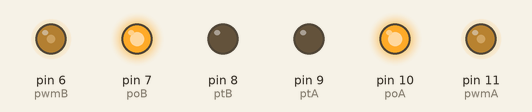
Simulated run of this sketch. Board: Arduino Uno, built with avr-gcc and run on an emulated ATmega328P. On the bench: output pins drawn as LEDs (lit = HIGH). What the sketch prints to the serial monitor is not drawn.

Above: at 0.05 s.
At 0.85 s:
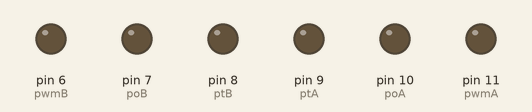
Timing chart, 0 to 3.0 s (numbered marks = the images above):
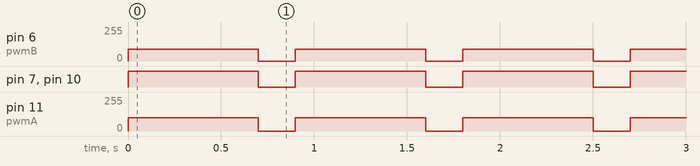

Measured:
- by itself, pin 6 (pwmB): alternates 90/255 for 0.70 s and 0/255 for 0.20 s
- by itself, pin 7 (poB), pin 10 (poA): alternates HIGH for 0.70 s and LOW for 0.20 s
- by itself, pin 11 (pwmA): alternates 100/255 for 0.70 s and 0/255 for 0.20 s

The sketch:

rotate_test.ino
```cpp
#define pwmA 11
#define poA 10
#define ptA 9
#define ptB 8
#define poB 7
#define pwmB 6


int speed_left=170, speed_right=165;

void setup() {
  // put your setup code here, to run once:

//pinMode(LED, OUTPUT);
  pinMode(pwmA, OUTPUT);
  pinMode(poA, OUTPUT);
  pinMode(ptA, OUTPUT);
  pinMode(ptB, OUTPUT);
  pinMode(poB, OUTPUT);
  pinMode(pwmB, OUTPUT);
  Serial.begin(9600);

}

void moveRight(void)
{
  //digitalWrite(pwmA, baseSpeed);
  //digitalWrite(pwmB, baseSpeed);
  speedControl();
  digitalWrite(poA, HIGH);
  digitalWrite(ptA, LOW);
  digitalWrite(poB, HIGH);
  digitalWrite(ptB, LOW);
}

void stopAll()
{
  digitalWrite(pwmA, 0);
  digitalWrite(pwmB, 0);

  digitalWrite(poA, 0);
  digitalWrite(ptA, 0);
  digitalWrite(poB, 0);
  digitalWrite(ptB, 0);
}


void speedControl()
{
  if((speed_left>=255)&&(speed_right>=255))
  {
    analogWrite(pwmA, 254);
    analogWrite(pwmB, 254);
  }
  else if((speed_left>=255)&&(speed_right<255))
  {
    analogWrite(pwmA, 254);
    analogWrite(pwmB, speed_left);

  }
  else if((speed_left<255)&&(speed_right>=255))
  {
    analogWrite(pwmA, speed_left);
    analogWrite(pwmB, 254);
  }
  else
  {

    analogWrite(pwmA, speed_left);
    analogWrite(pwmB, speed_right);

  }
  }


void loop() {
  // put your main code here, to run repeatedly:


 speed_left=100, speed_right=90;
moveRight();

long T= 700.0;
Serial.println("ergerger");

delay(T);
stopAll();

delay(200);
}
```
